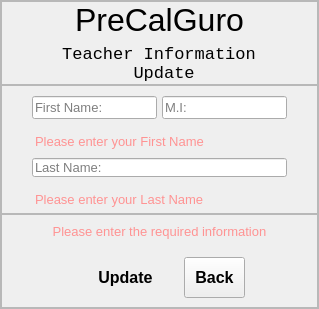
         <widget class="QWidget" name="page_2">
          <layout class="QVBoxLayout" name="verticalLayout_69">
           <property name="spacing">
            <number>0</number>
           </property>
           <property name="leftMargin">
            <number>0</number>
           </property>
           <property name="topMargin">
            <number>0</number>
           </property>
           <property name="rightMargin">
            <number>0</number>
           </property>
           <property name="bottomMargin">
            <number>0</number>
           </property>
           <item>
            <widget class="QFrame" name="frame_5">
             <property name="frameShape">
              <enum>QFrame::StyledPanel</enum>
             </property>
             <property name="frameShadow">
              <enum>QFrame::Raised</enum>
             </property>
             <layout class="QVBoxLayout" name="verticalLayout_38">
              <property name="spacing">
               <number>0</number>
              </property>
              <property name="leftMargin">
               <number>0</number>
              </property>
              <property name="topMargin">
               <number>0</number>
              </property>
              <property name="rightMargin">
               <number>0</number>
              </property>
              <property name="bottomMargin">
               <number>0</number>
              </property>
              <item>
               <widget class="QFrame" name="frame_17">
                <property name="frameShape">
                 <enum>QFrame::StyledPanel</enum>
                </property>
                <property name="frameShadow">
                 <enum>QFrame::Raised</enum>
                </property>
                <layout class="QVBoxLayout" name="verticalLayout_55">
                 <property name="spacing">
                  <number>6</number>
                 </property>
                 <property name="leftMargin">
                  <number>0</number>
                 </property>
                 <property name="topMargin">
                  <number>0</number>
                 </property>
                 <property name="rightMargin">
                  <number>0</number>
                 </property>
                 <property name="bottomMargin">
                  <number>0</number>
                 </property>
                 <item alignment="Qt::AlignHCenter">
                  <widget class="QLabel" name="label_9">
                   <property name="font">
                    <font>
                     <pointsize>24</pointsize>
                    </font>
                   </property>
                   <property name="text">
                    <string>PreCalGuro</string>
                   </property>
                  </widget>
                 </item>
                 <item alignment="Qt::AlignHCenter">
                  <widget class="QLabel" name="label_10">
                   <property name="font">
                    <font>
                     <family>Consolas</family>
                     <pointsize>13</pointsize>
                    </font>
                   </property>
                   <property name="text">
                    <string>Teacher Information
 Update</string>
                   </property>
                   <property name="alignment">
                    <set>Qt::AlignCenter</set>
                   </property>
                  </widget>
                 </item>
                </layout>
               </widget>
              </item>
              <item>
               <widget class="QFrame" name="frame_18">
                <property name="frameShape">
                 <enum>QFrame::StyledPanel</enum>
                </property>
                <property name="frameShadow">
                 <enum>QFrame::Raised</enum>
                </property>
                <layout class="QVBoxLayout" name="verticalLayout_56">
                 <property name="spacing">
                  <number>6</number>
                 </property>
                 <property name="leftMargin">
                  <number>0</number>
                 </property>
                 <property name="topMargin">
                  <number>10</number>
                 </property>
                 <property name="rightMargin">
                  <number>0</number>
                 </property>
                 <property name="bottomMargin">
                  <number>0</number>
                 </property>
                 <item>
                  <widget class="QWidget" name="widget_18" native="true">
                   <layout class="QHBoxLayout" name="horizontalLayout_5">
                    <property name="spacing">
                     <number>5</number>
                    </property>
                    <property name="leftMargin">
                     <number>0</number>
                    </property>
                    <property name="topMargin">
                     <number>0</number>
                    </property>
                    <property name="rightMargin">
                     <number>0</number>
                    </property>
                    <property name="bottomMargin">
                     <number>0</number>
                    </property>
                    <item>
                     <widget class="QWidget" name="widget_19" native="true">
                      <layout class="QVBoxLayout" name="verticalLayout_57">
                       <property name="spacing">
                        <number>0</number>
                       </property>
                       <property name="leftMargin">
                        <number>30</number>
                       </property>
                       <property name="topMargin">
                        <number>0</number>
                       </property>
                       <property name="rightMargin">
                        <number>0</number>
                       </property>
                       <property name="bottomMargin">
                        <number>0</number>
                       </property>
                       <item>
                        <widget class="QLineEdit" name="updTeachFirst_lineEdit">
                         <property name="font">
                          <font>
                           <pointsize>10</pointsize>
                          </font>
                         </property>
                         <property name="toolTip">
                          <string>Required*</string>
                         </property>
                         <property name="styleSheet">
                          <string notr="true"/>
                         </property>
                         <property name="text">
                          <string/>
                         </property>
                         <property name="placeholderText">
                          <string>First Name:</string>
                         </property>
                        </widget>
                       </item>
                      </layout>
                     </widget>
                    </item>
                    <item>
                     <widget class="QWidget" name="widget_20" native="true">
                      <layout class="QVBoxLayout" name="verticalLayout_58">
                       <property name="spacing">
                        <number>0</number>
                       </property>
                       <property name="leftMargin">
                        <number>0</number>
                       </property>
                       <property name="topMargin">
                        <number>0</number>
                       </property>
                       <property name="rightMargin">
                        <number>30</number>
                       </property>
                       <property name="bottomMargin">
                        <number>0</number>
                       </property>
                       <item>
                        <widget class="QLineEdit" name="updTeachMiddle_lineEdit">
                         <property name="font">
                          <font>
                           <pointsize>10</pointsize>
                          </font>
                         </property>
                         <property name="toolTip">
                          <string>Required*</string>
                         </property>
                         <property name="styleSheet">
                          <string notr="true"/>
                         </property>
                         <property name="text">
                          <string/>
                         </property>
                         <property name="placeholderText">
                          <string>M.I:</string>
                         </property>
                        </widget>
                       </item>
                      </layout>
                     </widget>
                    </item>
                   </layout>
                  </widget>
                 </item>
                 <item>
                  <widget class="QWidget" name="widget_21" native="true">
                   <layout class="QVBoxLayout" name="verticalLayout_59">
                    <property name="spacing">
                     <number>6</number>
                    </property>
                    <property name="leftMargin">
                     <number>0</number>
                    </property>
                    <property name="topMargin">
                     <number>0</number>
                    </property>
                    <property name="rightMargin">
                     <number>0</number>
                    </property>
                    <property name="bottomMargin">
                     <number>0</number>
                    </property>
                    <item>
                     <widget class="QWidget" name="widget_22" native="true">
                      <property name="styleSheet">
                       <string notr="true">margin-left:30px;
margin-right:30px;</string>
                      </property>
                      <layout class="QVBoxLayout" name="verticalLayout_60">
                       <property name="spacing">
                        <number>0</number>
                       </property>
                       <property name="leftMargin">
                        <number>0</number>
                       </property>
                       <property name="topMargin">
                        <number>0</number>
                       </property>
                       <property name="rightMargin">
                        <number>0</number>
                       </property>
                       <property name="bottomMargin">
                        <number>0</number>
                       </property>
                       <item>
                        <widget class="QWidget" name="teachWarnFirstContainer" native="true">
                         <layout class="QVBoxLayout" name="verticalLayout_61">
                          <property name="spacing">
                           <number>6</number>
                          </property>
                          <property name="leftMargin">
                           <number>0</number>
                          </property>
                          <property name="topMargin">
                           <number>9</number>
                          </property>
                          <property name="bottomMargin">
                           <number>9</number>
                          </property>
                          <item>
                           <widget class="QLabel" name="label_22">
                            <property name="font">
                             <font>
                              <family>MS Shell Dlg 2</family>
                              <pointsize>10</pointsize>
                             </font>
                            </property>
                            <property name="text">
                             <string>&lt;html&gt;&lt;head/&gt;&lt;body&gt;&lt;p&gt;&lt;span style=&quot; color:#ff9393;&quot;&gt;Please enter your First Name&lt;/span&gt;&lt;/p&gt;&lt;/body&gt;&lt;/html&gt;</string>
                            </property>
                            <property name="textFormat">
                             <enum>Qt::RichText</enum>
                            </property>
                            <property name="alignment">
                             <set>Qt::AlignLeading|Qt::AlignLeft|Qt::AlignVCenter</set>
                            </property>
                           </widget>
                          </item>
                         </layout>
                        </widget>
                       </item>
                       <item>
                        <widget class="QLineEdit" name="updTeachLast_lineEdit">
                         <property name="font">
                          <font>
                           <pointsize>10</pointsize>
                          </font>
                         </property>
                         <property name="toolTip">
                          <string>Required*</string>
                         </property>
                         <property name="styleSheet">
                          <string notr="true"/>
                         </property>
                         <property name="text">
                          <string/>
                         </property>
                         <property name="placeholderText">
                          <string>Last Name:</string>
                         </property>
                        </widget>
                       </item>
                      </layout>
                     </widget>
                    </item>
                    <item>
                     <widget class="QWidget" name="widget_23" native="true">
                      <property name="styleSheet">
                       <string notr="true">margin-left:30px;
margin-right:30px;</string>
                      </property>
                      <layout class="QVBoxLayout" name="verticalLayout_62">
                       <property name="spacing">
                        <number>0</number>
                       </property>
                       <property name="leftMargin">
                        <number>0</number>
                       </property>
                       <property name="topMargin">
                        <number>0</number>
                       </property>
                       <property name="rightMargin">
                        <number>0</number>
                       </property>
                       <property name="bottomMargin">
                        <number>0</number>
                       </property>
                       <item>
                        <widget class="QWidget" name="teachWarnLastContainer" native="true">
                         <layout class="QVBoxLayout" name="verticalLayout_63">
                          <property name="spacing">
                           <number>6</number>
                          </property>
                          <property name="leftMargin">
                           <number>0</number>
                          </property>
                          <property name="topMargin">
                           <number>9</number>
                          </property>
                          <property name="bottomMargin">
                           <number>6</number>
                          </property>
                          <item>
                           <widget class="QLabel" name="label_23">
                            <property name="font">
                             <font>
                              <family>MS Shell Dlg 2</family>
                              <pointsize>10</pointsize>
                             </font>
                            </property>
                            <property name="text">
                             <string>&lt;html&gt;&lt;head/&gt;&lt;body&gt;&lt;p&gt;&lt;span style=&quot; color:#ff9393;&quot;&gt;Please enter your Last Name&lt;/span&gt;&lt;/p&gt;&lt;/body&gt;&lt;/html&gt;</string>
                            </property>
                            <property name="textFormat">
                             <enum>Qt::RichText</enum>
                            </property>
                            <property name="alignment">
                             <set>Qt::AlignLeading|Qt::AlignLeft|Qt::AlignVCenter</set>
                            </property>
                           </widget>
                          </item>
                         </layout>
                        </widget>
                       </item>
                      </layout>
                     </widget>
                    </item>
                   </layout>
                  </widget>
                 </item>
                </layout>
               </widget>
              </item>
              <item alignment="Qt::AlignBottom">
               <widget class="QFrame" name="frame_19">
                <property name="frameShape">
                 <enum>QFrame::StyledPanel</enum>
                </property>
                <property name="frameShadow">
                 <enum>QFrame::Raised</enum>
                </property>
                <layout class="QVBoxLayout" name="verticalLayout_65">
                 <property name="spacing">
                  <number>0</number>
                 </property>
                 <property name="leftMargin">
                  <number>0</number>
                 </property>
                 <property name="topMargin">
                  <number>0</number>
                 </property>
                 <property name="rightMargin">
                  <number>0</number>
                 </property>
                 <property name="bottomMargin">
                  <number>0</number>
                 </property>
                 <item>
                  <widget class="QWidget" name="teachWarnContainer" native="true">
                   <layout class="QVBoxLayout" name="verticalLayout_66">
                    <property name="spacing">
                     <number>0</number>
                    </property>
                    <property name="leftMargin">
                     <number>0</number>
                    </property>
                    <property name="topMargin">
                     <number>0</number>
                    </property>
                    <property name="rightMargin">
                     <number>0</number>
                    </property>
                    <property name="bottomMargin">
                     <number>0</number>
                    </property>
                    <item>
                     <widget class="QStackedWidget" name="teachWarnSubContainer">
                      <property name="currentIndex">
                       <number>0</number>
                      </property>
                      <widget class="QWidget" name="page_13">
                       <layout class="QVBoxLayout" name="verticalLayout_67">
                        <item>
                         <widget class="QLabel" name="label_31">
                          <property name="font">
                           <font>
                            <family>MS Shell Dlg 2</family>
                            <pointsize>10</pointsize>
                           </font>
                          </property>
                          <property name="text">
                           <string>&lt;html&gt;&lt;head/&gt;&lt;body&gt;&lt;p&gt;&lt;span style=&quot; color:#ff9393;&quot;&gt;Please enter the required information&lt;/span&gt;&lt;/p&gt;&lt;/body&gt;&lt;/html&gt;</string>
                          </property>
                          <property name="textFormat">
                           <enum>Qt::RichText</enum>
                          </property>
                          <property name="alignment">
                           <set>Qt::AlignCenter</set>
                          </property>
                         </widget>
                        </item>
                       </layout>
                      </widget>
                      <widget class="QWidget" name="page_14">
                       <layout class="QVBoxLayout" name="verticalLayout_68">
                        <item>
                         <widget class="QLabel" name="label_32">
                          <property name="font">
                           <font>
                            <family>MS Shell Dlg 2</family>
                            <pointsize>10</pointsize>
                           </font>
                          </property>
                          <property name="text">
                           <string>&lt;html&gt;&lt;head/&gt;&lt;body&gt;&lt;p&gt;&lt;span style=&quot; color:#9eff99;&quot;&gt;Account Updated&lt;/span&gt;&lt;/p&gt;&lt;/body&gt;&lt;/html&gt;</string>
                          </property>
                          <property name="textFormat">
                           <enum>Qt::RichText</enum>
                          </property>
                          <property name="alignment">
                           <set>Qt::AlignCenter</set>
                          </property>
                         </widget>
                        </item>
                       </layout>
                      </widget>
                     </widget>
                    </item>
                   </layout>
                  </widget>
                 </item>
                 <item alignment="Qt::AlignHCenter">
                  <widget class="QWidget" name="widget_24" native="true">
                   <layout class="QHBoxLayout" name="horizontalLayout_8">
                    <item>
                     <widget class="QPushButton" name="updateTeachButton">
                      <property name="font">
                       <font>
                        <family>MS Sans Serif</family>
                        <pointsize>12</pointsize>
                        <weight>75</weight>
                        <bold>true</bold>
                       </font>
                      </property>
                      <property name="styleSheet">
                       <string notr="true">	padding: 10px 25px;
	border-top-left-radius: 10px;
	border-bottom-left-radius: 10px;</string>
                      </property>
                      <property name="text">
                       <string>Update</string>
                      </property>
                     </widget>
                    </item>
                    <item>
                     <widget class="QPushButton" name="backButton_5">
                      <property name="font">
                       <font>
                        <family>MS Sans Serif</family>
                        <pointsize>12</pointsize>
                        <weight>75</weight>
                        <bold>true</bold>
                       </font>
                      </property>
                      <property name="styleSheet">
                       <string notr="true">	padding: 10px 10px;

</string>
                      </property>
                      <property name="text">
                       <string>Back</string>
                      </property>
                     </widget>
                    </item>
                   </layout>
                  </widget>
                 </item>
                </layout>
               </widget>
              </item>
             </layout>
            </widget>
           </item>
          </layout>
         </widget>
